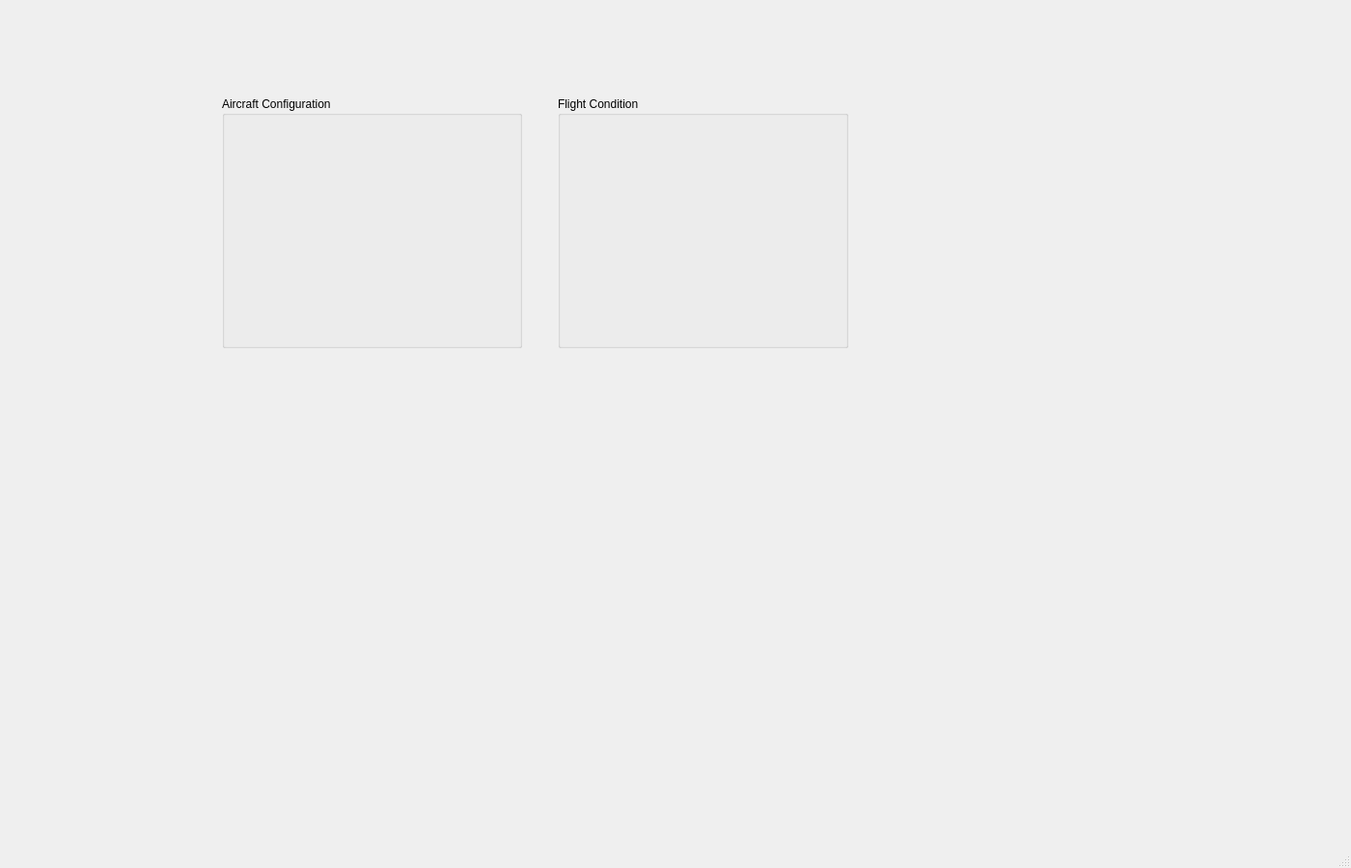
<?xml version="1.0" encoding="UTF-8"?>
<ui version="4.0">
 <class>mainWindow</class>
 <widget class="QMainWindow" name="mainWindow">
  <property name="enabled">
   <bool>true</bool>
  </property>
  <property name="geometry">
   <rect>
    <x>0</x>
    <y>0</y>
    <width>1400</width>
    <height>900</height>
   </rect>
  </property>
  <property name="windowTitle">
   <string>AeroSim — Aircraft Performance &amp; Mission Simulator</string>
  </property>
  <widget class="QWidget" name="centralwidget">
   <widget class="QGroupBox" name="aircraftConfigurationGroup">
    <property name="geometry">
     <rect>
      <x>230</x>
      <y>100</y>
      <width>311</width>
      <height>261</height>
     </rect>
    </property>
    <property name="title">
     <string>Aircraft Configuration</string>
    </property>
    <widget class="QWidget" name="verticalLayoutWidget">
     <property name="geometry">
      <rect>
       <x>20</x>
       <y>39</y>
       <width>271</width>
       <height>201</height>
      </rect>
     </property>
     <layout class="QVBoxLayout" name="verticalLayout">
      <item>
       <layout class="QFormLayout" name="formLayout">
        <item row="0" column="0">
         <layout class="QFormLayout" name="formLayout_2"/>
        </item>
       </layout>
      </item>
     </layout>
    </widget>
   </widget>
   <widget class="QGroupBox" name="flightConditionGroup">
    <property name="geometry">
     <rect>
      <x>578</x>
      <y>100</y>
      <width>301</width>
      <height>261</height>
     </rect>
    </property>
    <property name="title">
     <string>Flight Condition</string>
    </property>
    <widget class="QWidget" name="horizontalLayoutWidget">
     <property name="geometry">
      <rect>
       <x>20</x>
       <y>40</y>
       <width>261</width>
       <height>201</height>
      </rect>
     </property>
     <layout class="QHBoxLayout" name="horizontalLayout"/>
    </widget>
   </widget>
  </widget>
  <widget class="QMenuBar" name="menubar">
   <property name="geometry">
    <rect>
     <x>0</x>
     <y>0</y>
     <width>1400</width>
     <height>33</height>
    </rect>
   </property>
  </widget>
  <widget class="QStatusBar" name="statusbar"/>
 </widget>
 <resources/>
 <connections/>
</ui>
